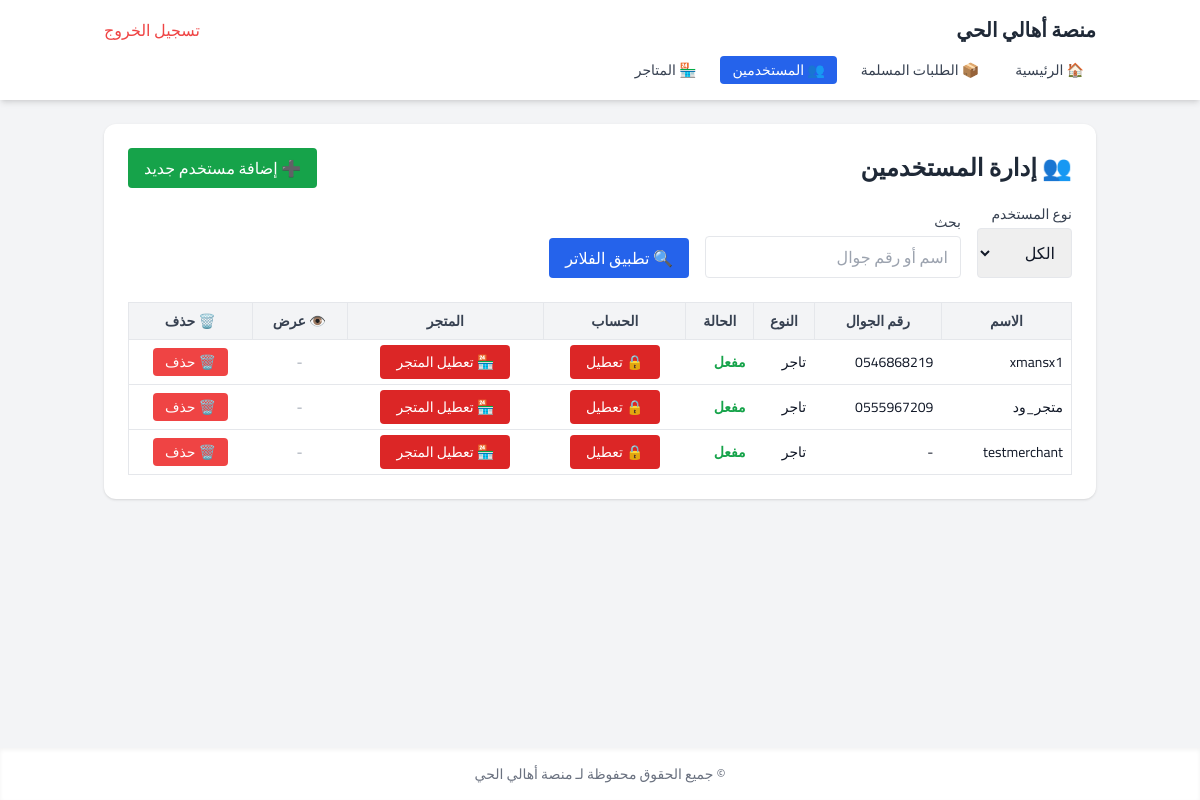
Page /accounts/admin/users/ (signed in) on the earlier database version.
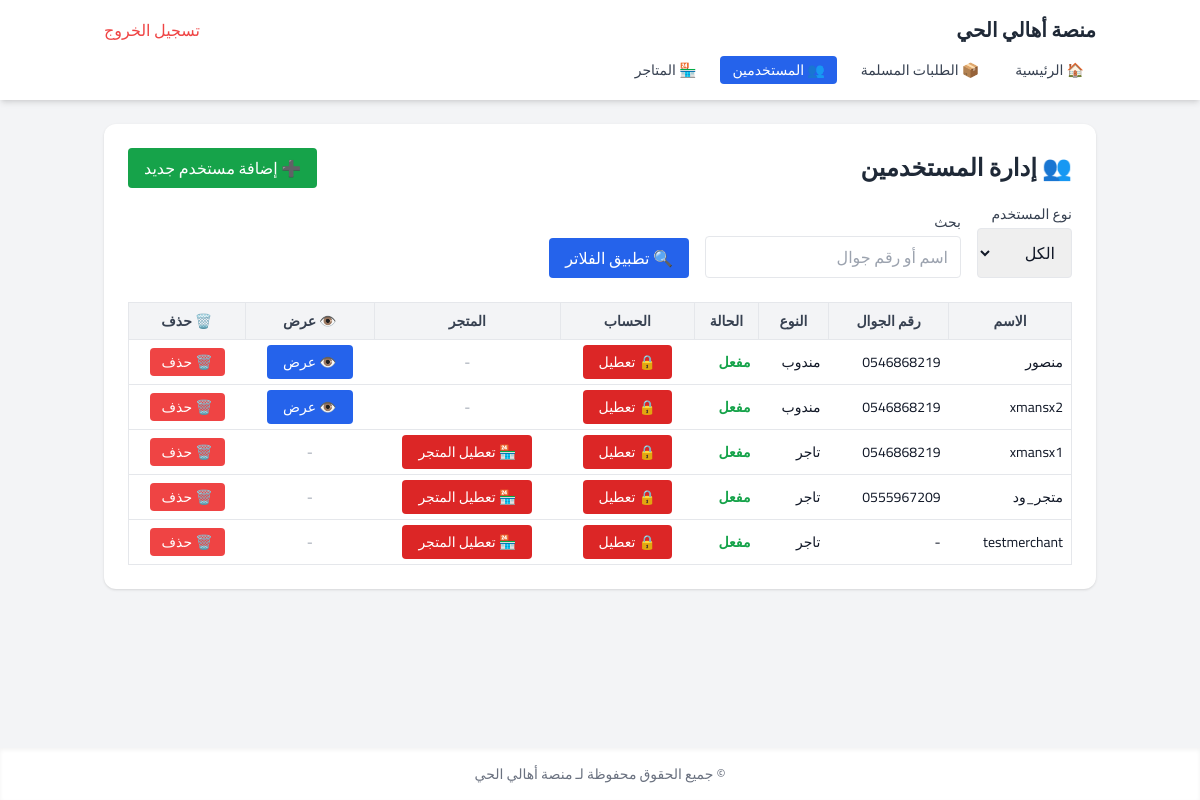
Same page on the later database version.
### accounts/models.py (models this page shows, shortened)
class User(AbstractUser):
    class UserType(models.TextChoices):
        ADMIN = 'admin', 'مشرف'
        MERCHANT = 'merchant', 'تاجر'
        DELIVERY = 'delivery', 'مندوب'
    user_type = models.CharField(
        "نوع المستخدم",
        max_length=10,
        choices=UserType.choices,
        default=UserType.MERCHANT
    )
    phone_number = models.CharField("رقم الجوال", max_length=15, blank=True)
    is_active = models.BooleanField("حالة التفعيل", default=True)
    is_available = models.BooleanField("نشاط المتجر", default=True)
    store_location = models.CharField("عنوان المتجر (نص)", max_length=255, null=True, blank=True)
    store_latitude = models.FloatField("خط العرض", null=True, blank=True)
    store_longitude = models.FloatField("خط الطول", null=True, blank=True)

### accounts/views.py (the view)
# urls.py: path('admin/users/', views.admin_users, name='admin_users'),
@login_required
def admin_users(request):
    if request.user.user_type != 'admin':
        return redirect('home')
    user_type = request.GET.get('type')
    search_query = request.GET.get('q', '')
    users = User.objects.exclude(id=request.user.id)
    if user_type:
        users = users.filter(user_type=user_type)
    if search_query:
        users = users.filter(
            Q(username__icontains=search_query) |
            Q(phone_number__icontains=search_query)
        )
    context = {
        'users': users.order_by('-date_joined'),
        'selected_type': user_type,
        'search_query': search_query,
    }
    return render(request, 'admin/users.html', context)

### templates/admin/users.html (shortened to what the changed rows need)
{% extends "core/base.html" %}
{% block content %}
<div class="bg-white rounded-xl shadow p-6 mb-10">
  <div class="flex justify-between items-center mb-4">
    <h2 class="text-2xl font-bold text-gray-800">👥 إدارة المستخدمين</h2>
  </div>
  <div class="overflow-x-auto">
    <table class="min-w-full text-sm border">
      <thead class="bg-gray-100 text-gray-700">
        <tr>
          <th class="p-2 border">الاسم</th>
          <th class="p-2 border">رقم الجوال</th>
          <th class="p-2 border">النوع</th>
          <th class="p-2 border">الحالة</th>
          <th class="p-2 border text-center">الحساب</th>
          <th class="p-2 border text-center">المتجر</th>
          <th class="p-2 border text-center">👁️ عرض</th>
          <th class="p-2 border text-center">🗑️ حذف</th>
        </tr>
      </thead>
      <tbody>
        {% for user in users %}
          <tr class="border-t hover:bg-gray-50">
            <td class="p-2">{{ user.username }}</td>
            <td class="p-2">{{ user.phone_number|default:"-" }}</td>
            <td class="p-2">{{ user.get_user_type_display }}</td>
            <td class="p-2">
              {% if user.is_active %}
                <span class="text-green-600 font-semibold">مفعل</span>
              {% else %}
                <span class="text-red-600 font-semibold">معطل</span>
              {% endif %}
            </td>
            <td class="p-2 text-center">
              {% if user.is_active %}
                <a href="{% url 'toggle_user_status' user.id %}"
                   class="bg-red-600 hover:bg-red-700 text-white px-4 py-1 rounded text-sm transition">
                  🔒 تعطيل
                </a>
              {% else %}
                <a href="{% url 'toggle_user_status' user.id %}"
                   class="bg-green-600 hover:bg-green-700 text-white px-4 py-1 rounded text-sm transition">
                  ✅ تفعيل
                </a>
              {% endif %}
            </td>
            <td class="p-2 text-center">
              {% if user.user_type == 'merchant' and user.store %}
                {% if user.store.is_active %}
                  <a href="{% url 'toggle_store_status' user.id %}"
                     class="bg-red-600 hover:bg-red-700 text-white px-4 py-1 rounded text-sm transition">
                    🏪 تعطيل المتجر
                  </a>
                {% else %}
                  <a href="{% url 'toggle_store_status' user.id %}"
                     class="bg-green-600 hover:bg-green-700 text-white px-4 py-1 rounded text-sm transition">
                    🏪 تفعيل المتجر
                  </a>
                {% endif %}
              {% else %}
                <span class="text-gray-400">-</span>
              {% endif %}
            </td>
            <td class="p-2 text-center">
              {% if user.user_type == 'delivery' %}
                <a href="{% url 'delivery_detail' user.id %}"
                   class="bg-blue-600 hover:bg-blue-700 text-white px-4 py-1 rounded text-sm transition">
                  👁️ عرض
                </a>
              {% else %}
                <span class="text-gray-400">-</span>
              {% endif %}
            </td>
            <td class="p-2 text-center">
              <form method="POST" action="{% url 'delete_user' user.id %}" onsubmit="return confirm('هل تريد حذف هذا المستخدم؟');">
                <button type="submit"
                        class="bg-red-500 hover:bg-red-600 text-white px-3 py-1 text-sm rounded">
                  🗑️ حذف
                </button>
              </form>
            </td>
          </tr>
        {% empty %}
          <tr>
            <td colspan="8" class="text-center p-4 text-gray-500">لا يوجد مستخدمون مطابقون.</td>
          </tr>
        {% endfor %}
      </tbody>
    </table>
  </div>
</div>
{% endblock %}

Differences in the rows shown:
added User: username "منصور", phone_number "0546868219", user_type "مندوب", is_active "مفعل", shows "👁️ عرض"
added User: username "xmansx2", phone_number "0546868219", user_type "مندوب", is_active "مفعل", shows "👁️ عرض"
